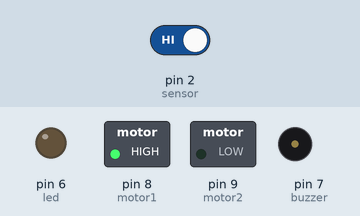
The sketch below on a simulated Arduino Uno, built with avr-gcc and run on an emulated ATmega328P. Parts: switched loads named in the sketch (green lamp = pin HIGH), output pins drawn as LEDs (lit = HIGH), buzzer (waves = sounding, pin HIGH). Inputs (shaded band) come from the test bench; at power-on: pin 2 (sensor) HIGH.

Above: at 1.2 s.
1.3 s: pin 2 (sensor) driven LOW
At 1.7 s:
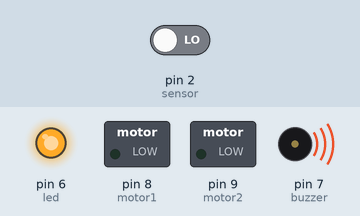
2.8 s: pin 2 (sensor) driven HIGH
At 4.0 s:
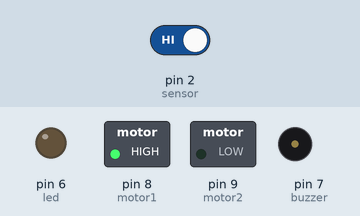
Timing chart, 0 to 5.8 s (numbered marks = the images above; inputs shaded):
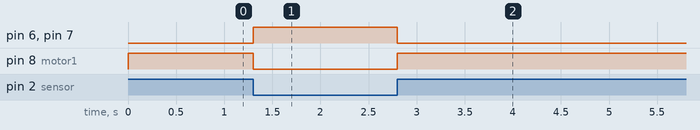

The sketch:

01_Arduino_Code.ino
```cpp
int sensor = 2;
int led = 6;
int buzzer = 7;
int motor1 = 8;
int motor2 = 9;

void setup() {
  pinMode(sensor, INPUT);
  pinMode(led, OUTPUT);
  pinMode(buzzer, OUTPUT);
  pinMode(motor1, OUTPUT);
  pinMode(motor2, OUTPUT);
}

void loop() {
  int value = digitalRead(sensor);

  if (value == LOW) {   // 🔴 Alcohol detected
    digitalWrite(led, HIGH);
    digitalWrite(buzzer, HIGH);

    // Stop motor
    digitalWrite(motor1, LOW);
    digitalWrite(motor2, LOW);
  }
  else {                // 🟢 No alcohol
    digitalWrite(led, LOW);
    digitalWrite(buzzer, LOW);

    // Run motor
    digitalWrite(motor1, HIGH);
    digitalWrite(motor2, LOW);
  }
}
```

Measured:
- after the input at 1.3 s, pin 6 (led), pin 7 (buzzer): LOW → HIGH at once; pin 8 (motor1): HIGH → LOW at once
- after the input at 2.8 s, pin 6 (led), pin 7 (buzzer): HIGH → LOW at once; pin 8 (motor1): LOW → HIGH at once
